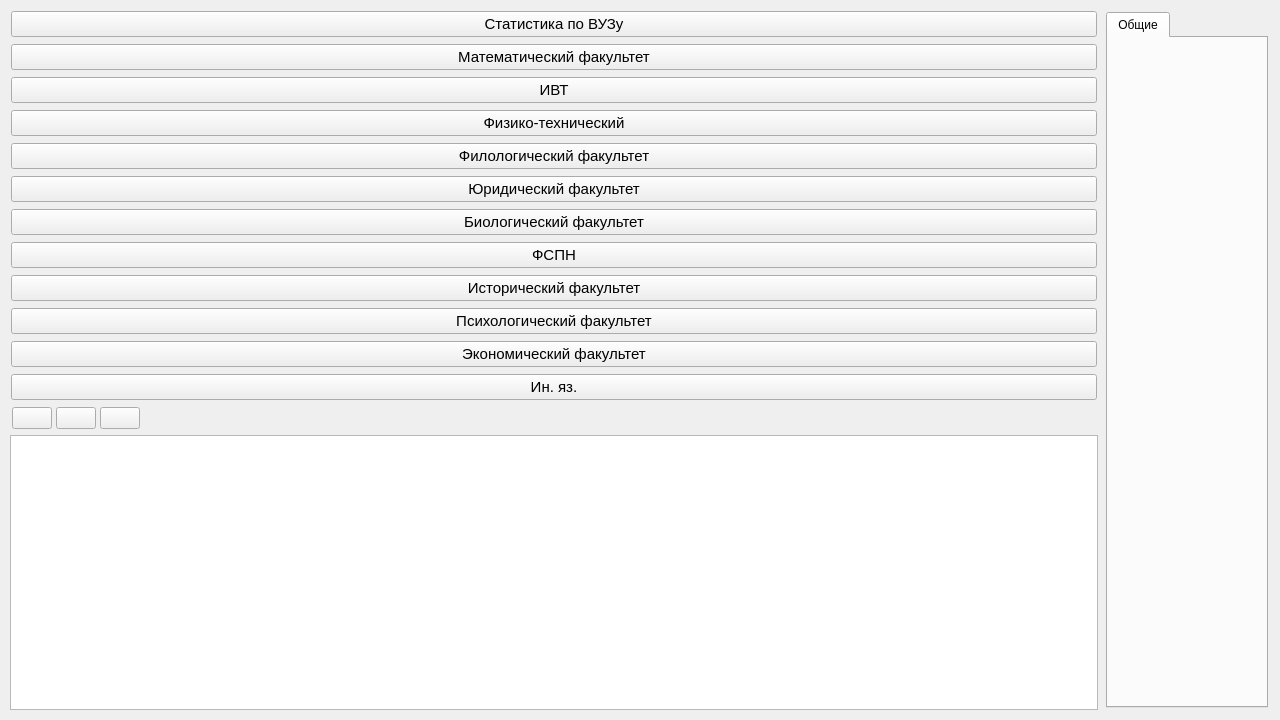
<?xml version="1.0" encoding="UTF-8"?>
<ui version="4.0">
 <class>MainWindow</class>
 <widget class="QMainWindow" name="MainWindow">
  <property name="geometry">
   <rect>
    <x>0</x>
    <y>0</y>
    <width>1280</width>
    <height>720</height>
   </rect>
  </property>
  <property name="windowTitle">
   <string>MainWindow</string>
  </property>
  <widget class="QWidget" name="centralwidget">
   <layout class="QHBoxLayout" name="horizontalLayout" stretch="0">
    <item>
     <widget class="QSplitter" name="splitter">
      <property name="midLineWidth">
       <number>0</number>
      </property>
      <property name="orientation">
       <enum>Qt::Orientation::Horizontal</enum>
      </property>
      <property name="opaqueResize">
       <bool>true</bool>
      </property>
      <property name="handleWidth">
       <number>1</number>
      </property>
      <property name="childrenCollapsible">
       <bool>true</bool>
      </property>
      <widget class="QWidget" name="widget" native="true">
       <layout class="QVBoxLayout" name="verticalLayout_2" stretch="0,0,0">
        <property name="spacing">
         <number>4</number>
        </property>
        <property name="leftMargin">
         <number>1</number>
        </property>
        <property name="topMargin">
         <number>1</number>
        </property>
        <property name="rightMargin">
         <number>3</number>
        </property>
        <property name="bottomMargin">
         <number>1</number>
        </property>
        <item>
         <widget class="QWidget" name="widget_3" native="true">
          <layout class="QVBoxLayout" name="verticalLayout">
           <property name="spacing">
            <number>7</number>
           </property>
           <property name="leftMargin">
            <number>1</number>
           </property>
           <property name="topMargin">
            <number>1</number>
           </property>
           <property name="rightMargin">
            <number>1</number>
           </property>
           <property name="bottomMargin">
            <number>1</number>
           </property>
           <item>
            <widget class="QPushButton" name="generalBtn">
             <property name="font">
              <font>
               <pointsize>11</pointsize>
              </font>
             </property>
             <property name="cursor">
              <cursorShape>PointingHandCursor</cursorShape>
             </property>
             <property name="text">
              <string>Статистика по ВУЗу</string>
             </property>
            </widget>
           </item>
           <item>
            <widget class="QPushButton" name="mathBtn">
             <property name="font">
              <font>
               <pointsize>11</pointsize>
              </font>
             </property>
             <property name="cursor">
              <cursorShape>PointingHandCursor</cursorShape>
             </property>
             <property name="text">
              <string>Математический факультет</string>
             </property>
            </widget>
           </item>
           <item>
            <widget class="QPushButton" name="ivtBtn">
             <property name="font">
              <font>
               <pointsize>11</pointsize>
              </font>
             </property>
             <property name="cursor">
              <cursorShape>PointingHandCursor</cursorShape>
             </property>
             <property name="text">
              <string>ИВТ</string>
             </property>
            </widget>
           </item>
           <item>
            <widget class="QPushButton" name="physBtn">
             <property name="font">
              <font>
               <pointsize>11</pointsize>
              </font>
             </property>
             <property name="cursor">
              <cursorShape>PointingHandCursor</cursorShape>
             </property>
             <property name="text">
              <string>Физико-технический</string>
             </property>
            </widget>
           </item>
           <item>
            <widget class="QPushButton" name="filoBtn">
             <property name="font">
              <font>
               <pointsize>11</pointsize>
              </font>
             </property>
             <property name="cursor">
              <cursorShape>PointingHandCursor</cursorShape>
             </property>
             <property name="text">
              <string>Филологический факультет</string>
             </property>
            </widget>
           </item>
           <item>
            <widget class="QPushButton" name="urBtn">
             <property name="font">
              <font>
               <pointsize>11</pointsize>
              </font>
             </property>
             <property name="cursor">
              <cursorShape>PointingHandCursor</cursorShape>
             </property>
             <property name="text">
              <string>Юридический факультет</string>
             </property>
            </widget>
           </item>
           <item>
            <widget class="QPushButton" name="bioBtn">
             <property name="font">
              <font>
               <pointsize>11</pointsize>
              </font>
             </property>
             <property name="cursor">
              <cursorShape>PointingHandCursor</cursorShape>
             </property>
             <property name="text">
              <string>Биологический факультет</string>
             </property>
            </widget>
           </item>
           <item>
            <widget class="QPushButton" name="fspnBtn">
             <property name="font">
              <font>
               <pointsize>11</pointsize>
              </font>
             </property>
             <property name="cursor">
              <cursorShape>PointingHandCursor</cursorShape>
             </property>
             <property name="text">
              <string>ФСПН</string>
             </property>
            </widget>
           </item>
           <item>
            <widget class="QPushButton" name="histBtn">
             <property name="font">
              <font>
               <pointsize>11</pointsize>
              </font>
             </property>
             <property name="cursor">
              <cursorShape>PointingHandCursor</cursorShape>
             </property>
             <property name="text">
              <string>Исторический факультет</string>
             </property>
            </widget>
           </item>
           <item>
            <widget class="QPushButton" name="psyBtn">
             <property name="font">
              <font>
               <pointsize>11</pointsize>
              </font>
             </property>
             <property name="cursor">
              <cursorShape>PointingHandCursor</cursorShape>
             </property>
             <property name="text">
              <string>Психологический факультет</string>
             </property>
            </widget>
           </item>
           <item>
            <widget class="QPushButton" name="economBtn">
             <property name="font">
              <font>
               <pointsize>11</pointsize>
              </font>
             </property>
             <property name="cursor">
              <cursorShape>PointingHandCursor</cursorShape>
             </property>
             <property name="text">
              <string>Экономический факультет</string>
             </property>
            </widget>
           </item>
           <item>
            <widget class="QPushButton" name="inyazBtn">
             <property name="font">
              <font>
               <pointsize>11</pointsize>
              </font>
             </property>
             <property name="cursor">
              <cursorShape>PointingHandCursor</cursorShape>
             </property>
             <property name="text">
              <string>Ин. яз.</string>
             </property>
            </widget>
           </item>
          </layout>
         </widget>
        </item>
        <item>
         <widget class="QWidget" name="tablesToolBar" native="true">
          <property name="minimumSize">
           <size>
            <width>0</width>
            <height>20</height>
           </size>
          </property>
          <layout class="QHBoxLayout" name="horizontalLayout_14">
           <property name="spacing">
            <number>4</number>
           </property>
           <property name="leftMargin">
            <number>2</number>
           </property>
           <property name="topMargin">
            <number>2</number>
           </property>
           <property name="rightMargin">
            <number>2</number>
           </property>
           <property name="bottomMargin">
            <number>2</number>
           </property>
           <item>
            <widget class="QPushButton" name="folderButton">
             <property name="cursor">
              <cursorShape>PointingHandCursor</cursorShape>
             </property>
             <property name="text">
              <string/>
             </property>
             <property name="icon">
              <iconset resource="../build/Desktop_Qt_6_8_3_MinGW_64_bit-Debug/debug/qmake_resources.qrc">
               <normaloff>:/styles/folder-60.png</normaloff>:/styles/folder-60.png</iconset>
             </property>
             <property name="iconSize">
              <size>
               <width>23</width>
               <height>23</height>
              </size>
             </property>
            </widget>
           </item>
           <item>
            <widget class="QPushButton" name="sortButton">
             <property name="cursor">
              <cursorShape>PointingHandCursor</cursorShape>
             </property>
             <property name="text">
              <string/>
             </property>
             <property name="icon">
              <iconset resource="../build/Desktop_Qt_6_8_3_MinGW_64_bit-Debug/debug/qmake_resources.qrc">
               <normaloff>:/styles/sort-60.png</normaloff>:/styles/sort-60.png</iconset>
             </property>
             <property name="iconSize">
              <size>
               <width>23</width>
               <height>23</height>
              </size>
             </property>
            </widget>
           </item>
           <item>
            <widget class="QPushButton" name="updateButton">
             <property name="cursor">
              <cursorShape>PointingHandCursor</cursorShape>
             </property>
             <property name="text">
              <string/>
             </property>
             <property name="icon">
              <iconset resource="../build/Desktop_Qt_6_8_3_MinGW_64_bit-Debug/debug/qmake_resources.qrc">
               <normaloff>:/styles/update-60.png</normaloff>:/styles/update-60.png</iconset>
             </property>
             <property name="iconSize">
              <size>
               <width>23</width>
               <height>23</height>
              </size>
             </property>
            </widget>
           </item>
           <item>
            <spacer name="horizontalSpacer">
             <property name="orientation">
              <enum>Qt::Orientation::Horizontal</enum>
             </property>
             <property name="sizeHint" stdset="0">
              <size>
               <width>731</width>
               <height>20</height>
              </size>
             </property>
            </spacer>
           </item>
          </layout>
         </widget>
        </item>
        <item>
         <widget class="QListWidget" name="tablesWidget">
          <property name="font">
           <font>
            <pointsize>10</pointsize>
            <bold>false</bold>
           </font>
          </property>
         </widget>
        </item>
       </layout>
      </widget>
      <widget class="QWidget" name="widget_2" native="true">
       <layout class="QHBoxLayout" name="horizontalLayout_2">
        <property name="spacing">
         <number>4</number>
        </property>
        <property name="leftMargin">
         <number>2</number>
        </property>
        <property name="topMargin">
         <number>1</number>
        </property>
        <property name="rightMargin">
         <number>1</number>
        </property>
        <property name="bottomMargin">
         <number>1</number>
        </property>
        <item>
         <widget class="QStackedWidget" name="pagesWidget">
          <property name="currentIndex">
           <number>4</number>
          </property>
          <widget class="QWidget" name="generalStat"/>
          <widget class="QWidget" name="ivt">
           <layout class="QHBoxLayout" name="horizontalLayout_9">
            <property name="spacing">
             <number>2</number>
            </property>
            <property name="leftMargin">
             <number>2</number>
            </property>
            <property name="topMargin">
             <number>2</number>
            </property>
            <property name="rightMargin">
             <number>2</number>
            </property>
            <property name="bottomMargin">
             <number>2</number>
            </property>
            <item>
             <widget class="QTabWidget" name="tabWidgetivt">
              <property name="currentIndex">
               <number>0</number>
              </property>
              <widget class="QWidget" name="tab_13">
               <attribute name="title">
                <string>Общие</string>
               </attribute>
              </widget>
             </widget>
            </item>
           </layout>
          </widget>
          <widget class="QWidget" name="ur">
           <layout class="QHBoxLayout" name="horizontalLayout_13">
            <property name="spacing">
             <number>2</number>
            </property>
            <property name="leftMargin">
             <number>2</number>
            </property>
            <property name="topMargin">
             <number>2</number>
            </property>
            <property name="rightMargin">
             <number>2</number>
            </property>
            <property name="bottomMargin">
             <number>2</number>
            </property>
            <item>
             <widget class="QTabWidget" name="tabWidgetur">
              <property name="currentIndex">
               <number>0</number>
              </property>
              <widget class="QWidget" name="tab_21">
               <attribute name="title">
                <string>Общие</string>
               </attribute>
              </widget>
             </widget>
            </item>
           </layout>
          </widget>
          <widget class="QWidget" name="econom">
           <layout class="QHBoxLayout" name="horizontalLayout_4">
            <property name="spacing">
             <number>2</number>
            </property>
            <property name="leftMargin">
             <number>2</number>
            </property>
            <property name="topMargin">
             <number>2</number>
            </property>
            <property name="rightMargin">
             <number>2</number>
            </property>
            <property name="bottomMargin">
             <number>2</number>
            </property>
            <item>
             <widget class="QTabWidget" name="tabWidgeteconom">
              <property name="currentIndex">
               <number>0</number>
              </property>
              <widget class="QWidget" name="tab_3">
               <attribute name="title">
                <string>Общие</string>
               </attribute>
              </widget>
             </widget>
            </item>
           </layout>
          </widget>
          <widget class="QWidget" name="bio">
           <layout class="QHBoxLayout" name="horizontalLayout_3">
            <property name="spacing">
             <number>2</number>
            </property>
            <property name="leftMargin">
             <number>2</number>
            </property>
            <property name="topMargin">
             <number>2</number>
            </property>
            <property name="rightMargin">
             <number>2</number>
            </property>
            <property name="bottomMargin">
             <number>2</number>
            </property>
            <item>
             <widget class="QTabWidget" name="tabWidgetbio">
              <property name="tabPosition">
               <enum>QTabWidget::TabPosition::North</enum>
              </property>
              <property name="currentIndex">
               <number>0</number>
              </property>
              <widget class="QWidget" name="tab">
               <attribute name="title">
                <string>Общие</string>
               </attribute>
              </widget>
             </widget>
            </item>
           </layout>
          </widget>
          <widget class="QWidget" name="fspn">
           <layout class="QHBoxLayout" name="horizontalLayout_6">
            <property name="spacing">
             <number>2</number>
            </property>
            <property name="leftMargin">
             <number>2</number>
            </property>
            <property name="topMargin">
             <number>2</number>
            </property>
            <property name="rightMargin">
             <number>2</number>
            </property>
            <property name="bottomMargin">
             <number>2</number>
            </property>
            <item>
             <widget class="QTabWidget" name="tabWidgetfspn">
              <property name="currentIndex">
               <number>0</number>
              </property>
              <widget class="QWidget" name="tab_7">
               <attribute name="title">
                <string>Общие</string>
               </attribute>
              </widget>
             </widget>
            </item>
           </layout>
          </widget>
          <widget class="QWidget" name="psy">
           <layout class="QHBoxLayout" name="horizontalLayout_12">
            <property name="spacing">
             <number>2</number>
            </property>
            <property name="leftMargin">
             <number>2</number>
            </property>
            <property name="topMargin">
             <number>2</number>
            </property>
            <property name="rightMargin">
             <number>2</number>
            </property>
            <property name="bottomMargin">
             <number>2</number>
            </property>
            <item>
             <widget class="QTabWidget" name="tabWidgetpsy">
              <property name="currentIndex">
               <number>0</number>
              </property>
              <widget class="QWidget" name="tab_19">
               <attribute name="title">
                <string>Общие</string>
               </attribute>
              </widget>
             </widget>
            </item>
           </layout>
          </widget>
          <widget class="QWidget" name="phys">
           <layout class="QHBoxLayout" name="horizontalLayout_11">
            <property name="spacing">
             <number>2</number>
            </property>
            <property name="leftMargin">
             <number>2</number>
            </property>
            <property name="topMargin">
             <number>2</number>
            </property>
            <property name="rightMargin">
             <number>2</number>
            </property>
            <property name="bottomMargin">
             <number>2</number>
            </property>
            <item>
             <widget class="QTabWidget" name="tabWidgephys">
              <property name="currentIndex">
               <number>0</number>
              </property>
              <widget class="QWidget" name="tab_17">
               <attribute name="title">
                <string>Общие</string>
               </attribute>
              </widget>
             </widget>
            </item>
           </layout>
          </widget>
          <widget class="QWidget" name="filo">
           <layout class="QHBoxLayout" name="horizontalLayout_5">
            <property name="spacing">
             <number>2</number>
            </property>
            <property name="leftMargin">
             <number>2</number>
            </property>
            <property name="topMargin">
             <number>2</number>
            </property>
            <property name="rightMargin">
             <number>2</number>
            </property>
            <property name="bottomMargin">
             <number>2</number>
            </property>
            <item>
             <widget class="QTabWidget" name="tabWidgetfilo">
              <property name="currentIndex">
               <number>0</number>
              </property>
              <widget class="QWidget" name="tab_5">
               <attribute name="title">
                <string>Общие</string>
               </attribute>
              </widget>
             </widget>
            </item>
           </layout>
          </widget>
          <widget class="QWidget" name="inyaz">
           <layout class="QHBoxLayout" name="horizontalLayout_8">
            <property name="spacing">
             <number>2</number>
            </property>
            <property name="leftMargin">
             <number>2</number>
            </property>
            <property name="topMargin">
             <number>2</number>
            </property>
            <property name="rightMargin">
             <number>2</number>
            </property>
            <property name="bottomMargin">
             <number>2</number>
            </property>
            <item>
             <widget class="QTabWidget" name="tabWidgeinyaz">
              <property name="currentIndex">
               <number>0</number>
              </property>
              <widget class="QWidget" name="tab_11">
               <attribute name="title">
                <string>Общие</string>
               </attribute>
              </widget>
             </widget>
            </item>
           </layout>
          </widget>
          <widget class="QWidget" name="hist">
           <layout class="QHBoxLayout" name="horizontalLayout_7">
            <property name="spacing">
             <number>2</number>
            </property>
            <property name="leftMargin">
             <number>2</number>
            </property>
            <property name="topMargin">
             <number>2</number>
            </property>
            <property name="rightMargin">
             <number>2</number>
            </property>
            <property name="bottomMargin">
             <number>2</number>
            </property>
            <item>
             <widget class="QTabWidget" name="tabWidgehist">
              <property name="currentIndex">
               <number>0</number>
              </property>
              <widget class="QWidget" name="tab_10">
               <attribute name="title">
                <string>Общие</string>
               </attribute>
              </widget>
             </widget>
            </item>
           </layout>
          </widget>
          <widget class="QWidget" name="math">
           <layout class="QHBoxLayout" name="horizontalLayout_10">
            <property name="spacing">
             <number>2</number>
            </property>
            <property name="leftMargin">
             <number>2</number>
            </property>
            <property name="topMargin">
             <number>2</number>
            </property>
            <property name="rightMargin">
             <number>2</number>
            </property>
            <property name="bottomMargin">
             <number>2</number>
            </property>
            <item>
             <widget class="QTabWidget" name="tabWidgemath">
              <property name="currentIndex">
               <number>0</number>
              </property>
              <widget class="QWidget" name="tab_15">
               <attribute name="title">
                <string>Общие</string>
               </attribute>
              </widget>
             </widget>
            </item>
           </layout>
          </widget>
         </widget>
        </item>
       </layout>
      </widget>
     </widget>
    </item>
   </layout>
  </widget>
 </widget>
 <resources>
  <include location="../build/Desktop_Qt_6_8_3_MinGW_64_bit-Debug/debug/qmake_resources.qrc"/>
 </resources>
 <connections/>
</ui>
